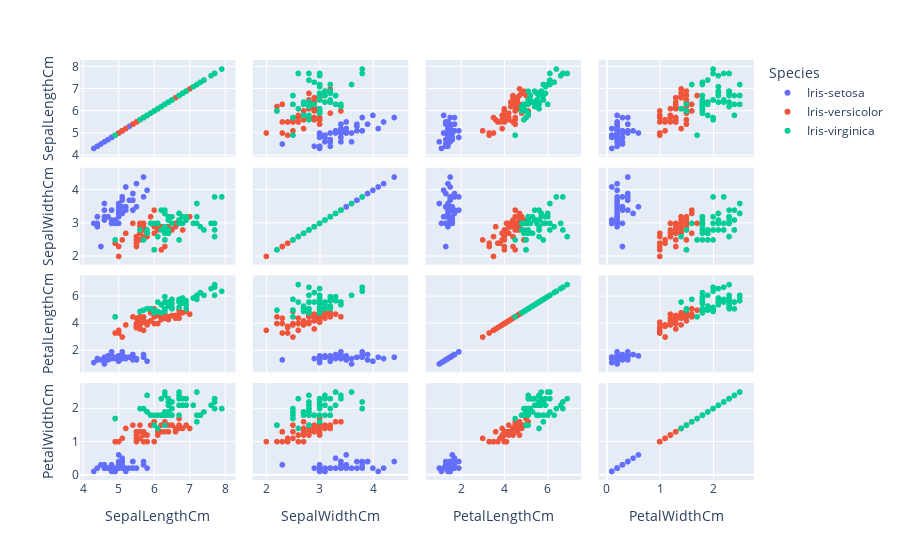

The cell this chart's notebook holds for it:
### Code cell
px.scatter_matrix(iris, color="Species", dimensions = ["SepalLengthCm", "SepalWidthCm", "PetalLengthCm", "PetalWidthCm"])

### Figure 1 — Plotly figure (JSON) as saved in the notebook; plotly's stock layout.template omitted (floating-point values rounded to 4 significant figures)
{"data": [{"dimensions": [{"axis": {"matches": true}, "label": "SepalLengthCm", "values": [5.1, 4.9, 4.7, 4.6, 5, 5.4, 4.6, 5, 4.4, 4.9, 5.4, 4.8, 4.8, 4.3, 5.8, 5.7, 5.4, 5.1, 5.7, 5.1, 5.4, 5.1, 4.6, 5.1, 4.8, 5, 5, 5.2, 5.2, 4.7, 4.8, 5.4, 5.2, 5.5, 4.9, 5, 5.5, 4.9, 4.4, 5.1, 5, 4.5, 4.4, 5, 5.1, 4.8, 5.1, 4.6, 5.3, 5]}, {"axis": {"matches": true}, "label": "SepalWidthCm", "values": [3.5, 3, 3.2, 3.1, 3.6, 3.9, 3.4, 3.4, 2.9, 3.1, 3.7, 3.4, 3, 3, 4, 4.4, 3.9, 3.5, 3.8, 3.8, 3.4, 3.7, 3.6, 3.3, 3.4, 3, 3.4, 3.5, 3.4, 3.2, 3.1, 3.4, 4.1, 4.2, 3.1, 3.2, 3.5, 3.1, 3, 3.4, 3.5, 2.3, 3.2, 3.5, 3.8, 3, 3.8, 3.2, 3.7, 3.3]}, {"axis": {"matches": true}, "label": "PetalLengthCm", "values": [1.4, 1.4, 1.3, 1.5, 1.4, 1.7, 1.4, 1.5, 1.4, 1.5, 1.5, 1.6, 1.4, 1.1, 1.2, 1.5, 1.3, 1.4, 1.7, 1.5, 1.7, 1.5, 1, 1.7, 1.9, 1.6, 1.6, 1.5, 1.4, 1.6, 1.6, 1.5, 1.5, 1.4, 1.5, 1.2, 1.3, 1.5, 1.3, 1.5, 1.3, 1.3, 1.3, 1.6, 1.9, 1.4, 1.6, 1.4, 1.5, 1.4]}, {"axis": {"matches": true}, "label": "PetalWidthCm", "values": [0.2, 0.2, 0.2, 0.2, 0.2, 0.4, 0.3, 0.2, 0.2, 0.1, 0.2, 0.2, 0.1, 0.1, 0.2, 0.4, 0.4, 0.3, 0.3, 0.3, 0.2, 0.4, 0.2, 0.5, 0.2, 0.2, 0.4, 0.2, 0.2, 0.2, 0.2, 0.4, 0.1, 0.2, 0.1, 0.2, 0.2, 0.1, 0.2, 0.2, 0.3, 0.3, 0.2, 0.6, 0.4, 0.3, 0.2, 0.2, 0.2, 0.2]}], "hovertemplate": "Species=Iris-setosa<br>%{xaxis.title.text}=%{x}<br>%{yaxis.title.text}=%{y}<extra></extra>", "legendgroup": "Iris-setosa", "marker": {"color": "#636efa", "symbol": "circle"}, "name": "Iris-setosa", "showlegend": true, "type": "splom"}, {"dimensions": [{"axis": {"matches": true}, "label": "SepalLengthCm", "values": [7, 6.4, 6.9, 5.5, 6.5, 5.7, 6.3, 4.9, 6.6, 5.2, 5, 5.9, 6, 6.1, 5.6, 6.7, 5.6, 5.8, 6.2, 5.6, 5.9, 6.1, 6.3, 6.1, 6.4, 6.6, 6.8, 6.7, 6, 5.7, 5.5, 5.5, 5.8, 6, 5.4, 6, 6.7, 6.3, 5.6, 5.5, 5.5, 6.1, 5.8, 5, 5.6, 5.7, 5.7, 6.2, 5.1, 5.7]}, {"axis": {"matches": true}, "label": "SepalWidthCm", "values": [3.2, 3.2, 3.1, 2.3, 2.8, 2.8, 3.3, 2.4, 2.9, 2.7, 2, 3, 2.2, 2.9, 2.9, 3.1, 3, 2.7, 2.2, 2.5, 3.2, 2.8, 2.5, 2.8, 2.9, 3, 2.8, 3, 2.9, 2.6, 2.4, 2.4, 2.7, 2.7, 3, 3.4, 3.1, 2.3, 3, 2.5, 2.6, 3, 2.6, 2.3, 2.7, 3, 2.9, 2.9, 2.5, 2.8]}, {"axis": {"matches": true}, "label": "PetalLengthCm", "values": [4.7, 4.5, 4.9, 4, 4.6, 4.5, 4.7, 3.3, 4.6, 3.9, 3.5, 4.2, 4, 4.7, 3.6, 4.4, 4.5, 4.1, 4.5, 3.9, 4.8, 4, 4.9, 4.7, 4.3, 4.4, 4.8, 5, 4.5, 3.5, 3.8, 3.7, 3.9, 5.1, 4.5, 4.5, 4.7, 4.4, 4.1, 4, 4.4, 4.6, 4, 3.3, 4.2, 4.2, 4.2, 4.3, 3, 4.1]}, {"axis": {"matches": true}, "label": "PetalWidthCm", "values": [1.4, 1.5, 1.5, 1.3, 1.5, 1.3, 1.6, 1, 1.3, 1.4, 1, 1.5, 1, 1.4, 1.3, 1.4, 1.5, 1, 1.5, 1.1, 1.8, 1.3, 1.5, 1.2, 1.3, 1.4, 1.4, 1.7, 1.5, 1, 1.1, 1, 1.2, 1.6, 1.5, 1.6, 1.5, 1.3, 1.3, 1.3, 1.2, 1.4, 1.2, 1, 1.3, 1.2, 1.3, 1.3, 1.1, 1.3]}], "hovertemplate": "Species=Iris-versicolor<br>%{xaxis.title.text}=%{x}<br>%{yaxis.title.text}=%{y}<extra></extra>", "legendgroup": "Iris-versicolor", "marker": {"color": "#EF553B", "symbol": "circle"}, "name": "Iris-versicolor", "showlegend": true, "type": "splom"}, {"dimensions": [{"axis": {"matches": true}, "label": "SepalLengthCm", "values": [6.3, 5.8, 7.1, 6.3, 6.5, 7.6, 4.9, 7.3, 6.7, 7.2, 6.5, 6.4, 6.8, 5.7, 5.8, 6.4, 6.5, 7.7, 7.7, 6, 6.9, 5.6, 7.7, 6.3, 6.7, 7.2, 6.2, 6.1, 6.4, 7.2, 7.4, 7.9, 6.4, 6.3, 6.1, 7.7, 6.3, 6.4, 6, 6.9, 6.7, 6.9, 5.8, 6.8, 6.7, 6.7, 6.3, 6.5, 6.2, 5.9]}, {"axis": {"matches": true}, "label": "SepalWidthCm", "values": [3.3, 2.7, 3, 2.9, 3, 3, 2.5, 2.9, 2.5, 3.6, 3.2, 2.7, 3, 2.5, 2.8, 3.2, 3, 3.8, 2.6, 2.2, 3.2, 2.8, 2.8, 2.7, 3.3, 3.2, 2.8, 3, 2.8, 3, 2.8, 3.8, 2.8, 2.8, 2.6, 3, 3.4, 3.1, 3, 3.1, 3.1, 3.1, 2.7, 3.2, 3.3, 3, 2.5, 3, 3.4, 3]}, {"axis": {"matches": true}, "label": "PetalLengthCm", "values": [6, 5.1, 5.9, 5.6, 5.8, 6.6, 4.5, 6.3, 5.8, 6.1, 5.1, 5.3, 5.5, 5, 5.1, 5.3, 5.5, 6.7, 6.9, 5, 5.7, 4.9, 6.7, 4.9, 5.7, 6, 4.8, 4.9, 5.6, 5.8, 6.1, 6.4, 5.6, 5.1, 5.6, 6.1, 5.6, 5.5, 4.8, 5.4, 5.6, 5.1, 5.1, 5.9, 5.7, 5.2, 5, 5.2, 5.4, 5.1]}, {"axis": {"matches": true}, "label": "PetalWidthCm", "values": [2.5, 1.9, 2.1, 1.8, 2.2, 2.1, 1.7, 1.8, 1.8, 2.5, 2, 1.9, 2.1, 2, 2.4, 2.3, 1.8, 2.2, 2.3, 1.5, 2.3, 2, 2, 1.8, 2.1, 1.8, 1.8, 1.8, 2.1, 1.6, 1.9, 2, 2.2, 1.5, 1.4, 2.3, 2.4, 1.8, 1.8, 2.1, 2.4, 2.3, 1.9, 2.3, 2.5, 2.3, 1.9, 2, 2.3, 1.8]}], "hovertemplate": "Species=Iris-virginica<br>%{xaxis.title.text}=%{x}<br>%{yaxis.title.text}=%{y}<extra></extra>", "legendgroup": "Iris-virginica", "marker": {"color": "#00cc96", "symbol": "circle"}, "name": "Iris-virginica", "showlegend": true, "type": "splom"}], "layout": {"dragmode": "select", "legend": {"title": {"text": "Species"}, "tracegroupgap": 0}, "margin": {"t": 60}}}
